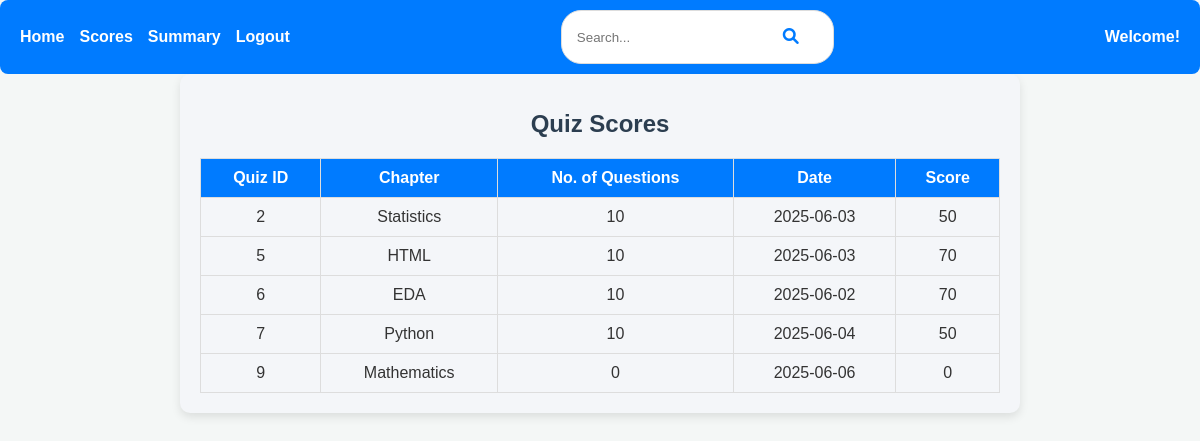
The page /user/scores (signed in) on the database its author committed.
### backend/models.py (models this page shows)
class Score(db.Model):
    __tablename__ = 'score'
    id = db.Column(db.Integer, primary_key=True)
    quiz_id = db.Column(db.Integer, db.ForeignKey('quiz.id', ondelete="CASCADE"), nullable=False)
    user_id = db.Column(db.Integer, db.ForeignKey('user_info.id', ondelete="CASCADE"), nullable=False)
    timestamp = db.Column(db.DateTime, default=db.func.current_timestamp())
    total_score = db.Column(db.Float, nullable=False)  # Use Float for percentage scores
    duration_seconds = db.Column(db.Integer, nullable=False)

class Quiz(db.Model):
    __tablename__ = 'quiz'
    id = db.Column(db.Integer, primary_key=True)
    chapter_id = db.Column(db.Integer, db.ForeignKey('chapter.id', ondelete="CASCADE"), nullable=False)
    date_of_quiz = db.Column(db.Date, nullable=False)
    duration_seconds = db.Column(db.Integer, nullable=False)
    remarks = db.Column(db.Text)
    questions = db.relationship('Question', backref='quiz', lazy='subquery', cascade='all, delete-orphan')
    scores = db.relationship('Score', backref='quiz', lazy='dynamic', cascade='all, delete-orphan')

class Chapter(db.Model):
    __tablename__ = 'chapter'
    id = db.Column(db.Integer, primary_key=True)
    name = db.Column(db.String(100), nullable=False)
    description = db.Column(db.Text)
    subject_id = db.Column(db.Integer, db.ForeignKey('subject.id', ondelete="CASCADE"), nullable=False)
    quizzes = db.relationship('Quiz', backref='chapter', lazy='subquery', cascade='all, delete-orphan')

### backend/controllers.py (the view)
@app.route('/user/scores')
def user_scores():
    user_email = session.get('user_email')
    user = User_Info.query.filter_by(email=user_email).first() if user_email else None
    if not user:
        return redirect('/login')
    scores = Score.query.filter_by(user_id=user.id).all()
    return render_template('user/user_scores.html', scores=scores)

### templates/user/user_scores.html (shortened to what this page needs)
{% extends "user/user_base.html" %}
{% block content %}
<div class="dashboard">
    <h1>Quiz Scores</h1>
    <table>
        <thead>
            <tr>
                <th>Quiz ID</th>
                <th>Chapter</th>
                <th>No. of Questions</th>
                <th>Date</th>
                <th>Score</th>
            </tr>
        </thead>
        <tbody>
            {% for score in scores %}
            <tr>
                <td>{{ score.quiz.id }}</td>
                <td>{{ score.quiz.chapter.name }}</td>
                <td>{{ score.quiz.questions | length }}</td>
                <td>{{ score.quiz.date_of_quiz.strftime('%Y-%m-%d') }}</td>
                <td>{{ score.total_score }}</td>
            </tr>
            {% endfor %}
        </tbody>
    </table>
</div>
{% endblock %}

### static/styles/user_dashboard.css (style rules this page uses)
body { font-family: Arial, sans-serif; margin: 0; padding: 0; background-color: #f4f4f4; }
.dashboard { margin: 20px auto; max-width: 800px; padding: 20px; background-color: white; border-radius: 10px; box-shadow: 0 2px 5px rgba(0, 0, 0, 0.1); }
.dashboard h1 { font-size: 24px; text-align: center; margin-bottom: 20px; }
.dashboard table { width: 100%; border-collapse: collapse; margin-top: 20px; }
.dashboard table th, .dashboard table td { border: 1px solid #ddd; padding: 10px; text-align: center; }
.dashboard table th { background-color: #007bff; color: white; }
.dashboard { max-width: 800px; margin: 0 auto; padding: 20px; background-color: #f4f6f9; border-radius: 10px; box-shadow: 0 4px 10px rgba(0, 0, 0, 0.1); }
h1 { color: #333333; font-size: 32px; font-weight: 600; margin-bottom: 20px; }
body { font-family: 'Arial', sans-serif; background-color: #f4f7f6; margin: 0; padding: 0; color: #333; }
h1 { text-align: center; color: #2c3e50; font-size: 2.5rem; margin-bottom: 20px; }

### rows shown on the page
Score: quiz.id "2", quiz.chapter.name "Statistics", quiz.questions|length "10", quiz.date_of_quiz "2025-06-03", total_score "50"
Score: quiz.id "5", quiz.chapter.name "HTML", quiz.questions|length "10", quiz.date_of_quiz "2025-06-03", total_score "70"
Score: quiz.id "6", quiz.chapter.name "EDA", quiz.questions|length "10", quiz.date_of_quiz "2025-06-02", total_score "70"
Score: quiz.id "7", quiz.chapter.name "Python", quiz.questions|length "10", quiz.date_of_quiz "2025-06-04", total_score "50"
Score: quiz.id "9", quiz.chapter.name "Mathematics", quiz.questions|length "0", quiz.date_of_quiz "2025-06-06", total_score "0"
